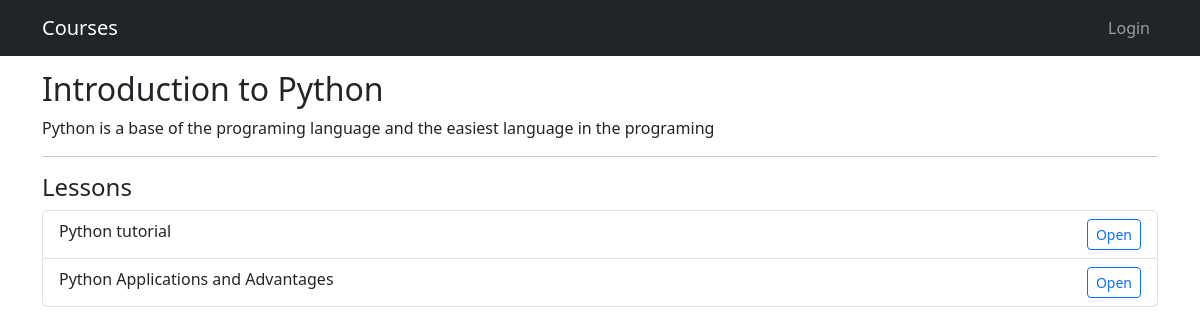
Page /module/1/ on the committed database.
### classes/models.py (models this page shows, shortened)
class Module(models.Model):
    course = models.ForeignKey(Course, related_name='modules', on_delete=models.CASCADE)
    title = models.CharField(max_length=200)
    description = models.TextField()

class Lesson(models.Model):
    module = models.ForeignKey(Module, related_name='lessons', on_delete=models.CASCADE)
    title = models.CharField(max_length=200)
    content = models.TextField()

### classes/views.py (the view)
# urls.py: path('module/<int:pk>/', views.module_detail, name='module_detail'),
def module_detail(request, pk):
    module = get_object_or_404(Module, pk=pk)
    return render(request, 'courses/module_detail.html', {'module': module})

### classes/templates/courses/module_detail.html (shortened to what this page needs)
{% extends "base.html" %}
{% block content %}
<h2>{{ module.title }}</h2>
<p>{{ module.description }}</p>
<hr>
<h4>Lessons</h4>
<ul class="list-group">
    {% for lesson in module.lessons.all %}
        <li class="list-group-item d-flex justify-content-between">
            {{ lesson.title }}
            <a href="{% url 'lesson_detail' lesson.id %}" class="btn btn-sm btn-outline-primary">
                Open
            </a>
        </li>
    {% empty %}
        <li class="list-group-item">No lessons</li>
    {% endfor %}
</ul>
{% endblock %}

### classes/templates/base.html (style rules this page uses)
body { padding-top: 70px; }

### rows in the picture
Module: title "Introduction to Python", description "Python is a base of the programing language and the easiest language in the programing"
Lesson: title "Python tutorial"
Lesson: title "Python Applications and Advantages"
